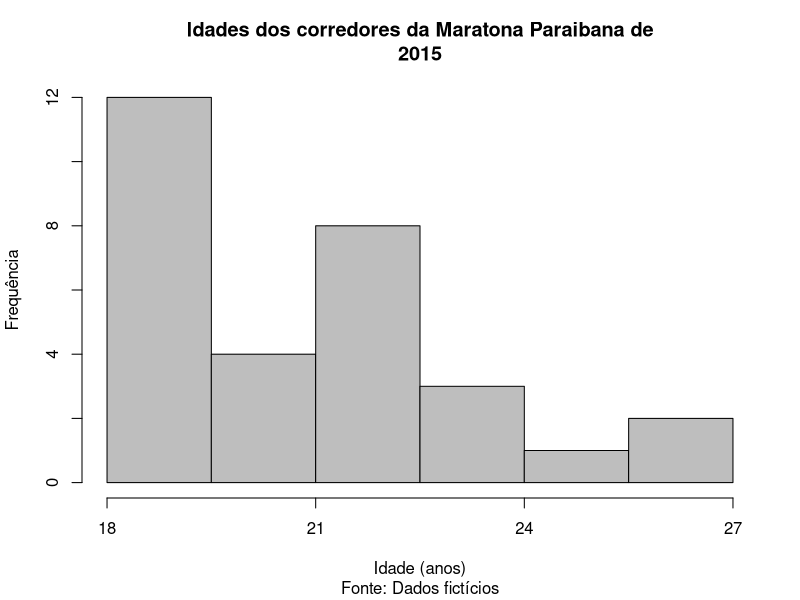

Write R code to recreate this figure.
#Histograma: Idade dos corredores de maratona

idade <- c(27, 18, 21, 23, 23,
           21, 21, 27, 21, 19,
           18, 18, 22, 19, 19,
           18, 19, 23, 19, 18,
           18, 20, 19, 24, 20,
           21, 20, 21, 20, 21)

#Determinar os limites inferior e superior dos dados
range(idade)

#Determinar o número ideal de classes
classes <- round(1 + 3.3 * log10(length(idade)), 0)

#Determinar os intervalos de classe
#Convém usar uma sequência em vez de digitar os limites
#Alguns argumentos do comando seq():
#                 from: Ponto inicial da sequência
#                 to: Ponto final da sequência
#                 length.out: quantos pontos na sequência (número de classes + 1)
interv<-seq(from = 18, to = 27, length.out = (classes + 1))

#Alguns argumentos do comando hist(): 
#                  <primeiro argumento>: vetor com os valores (e não as frequências)
#                  main: Título do gráfico
#                  ylab: Texto do eixo y
#                  xlab: Texto do eixo x
#                  names: Nomes das colunas
#                  break: breakpoints do histograma (limites das classes)
#                  right: se os intervalos são fechados direita

titulo<-paste(strwrap(
  'Idades dos corredores da Maratona Paraibana de 2015',
  width = 50),collapse = "\n")

hist(idade, breaks = interv, main = titulo, xlim = range(idade),
     sub = "Fonte: Dados fictícios", right = FALSE, include.lowest = TRUE,
     xlab = "Idade (anos)", ylab = "Frequência", col = "gray", axes = FALSE)

#Gerando o eixo x
axis(1, at = c(18,21,24,27), lab=c("18","21","24","27"))

#Gerando o eixo y
axis(2, at = c(0,2,4,6,8,10,12), labels = c("0","","4","","8","","12"))
